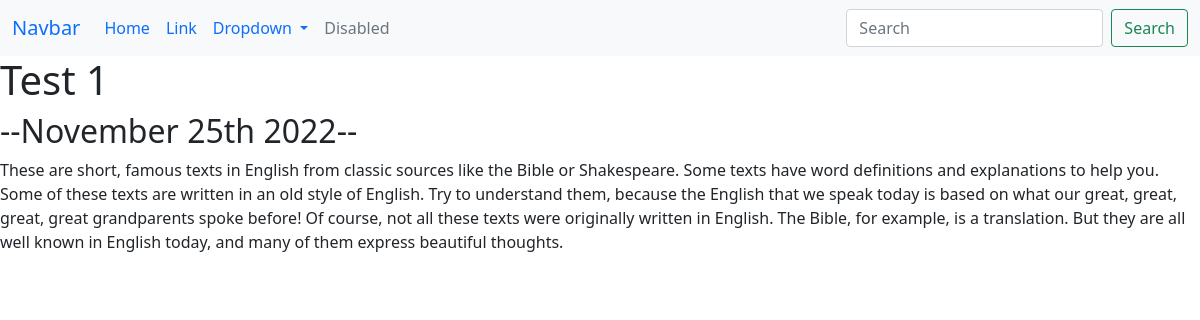
Page /blog/1/ on the committed database.
### blog/models.py (models this page shows, shortened)
class BlogProject(models.Model):
    title = models.CharField(max_length=200)
    description = models.TextField(null=True)
    date = models.DateField(null=True)

### blog/views.py (the view)
# urls.py: path('<int:blog_id>/', views.detail, name='detail'),
def detail(request, blog_id):
    blog = get_object_or_404(BlogProject, pk=blog_id)
    return render(request, 'blog/detail.html', {'blog': blog})

### blog/templates/blog/detail.html
{% extends 'portfolio/base.html' %}
{% block content %}
    <h1>{{ blog.title }}</h1>
    <h2>--{{ blog.date|date:'F jS Y' }}--</h2>
    {{ blog.description|safe }}
{% endblock %}

### rows in the picture
BlogProject: title "Test 1", date "November 25th 2022", description "These are short, famous texts in English from classic sources like the Bible or Shakespeare. Some texts have word definitions and explanations to help you. Some of these texts are written in an old style of English. Try to understand them, because the English that we speak today is based on what our great, great, great, great grandparents spoke before! Of course, not all these texts were originally written in English. The Bible, for example, is a translation. But they are all well known in English today, and many of them express beautiful thoughts."
